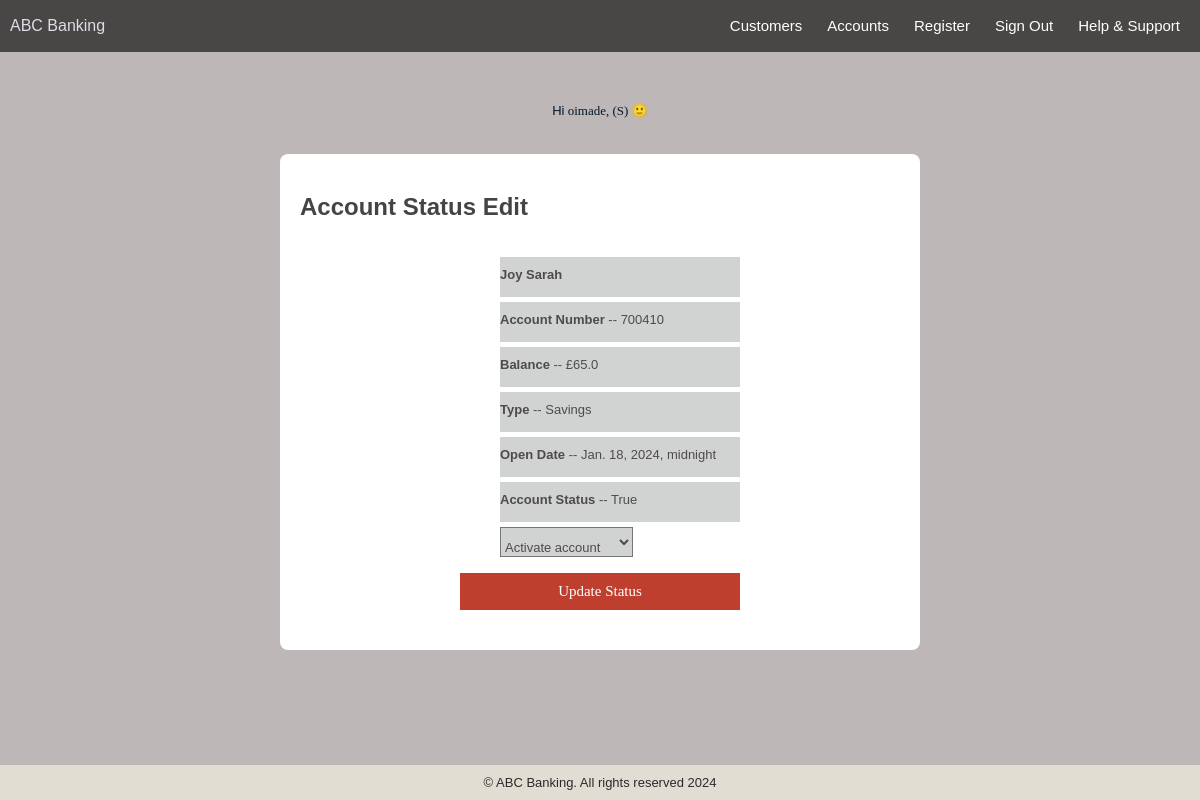
Screenshot of /Bank_app/accedit13 (signed in) with the database file from the repository.
### Bank_app/models.py (models this page shows)
class Account(models.Model):
    aDate = models.DateTimeField()
    status = models.BooleanField(default=False)
    accountNumber = models.IntegerField()
    balance = models.FloatField()
    accountType = models.CharField(max_length=20)
    accountCount = models.IntegerField()
    aUser = models.ForeignKey(User, on_delete=models.CASCADE)

### Bank_app/views.py (the view, shortened to what this page needs)
# urls.py: path("accedit<int:accid>", views.Account_Edit.as_view(), name="accountedit"),
@method_decorator(login_required(login_url='adminpg'), name='dispatch')
class Account_Edit(View):
    def get(self, request, accid):
        account_to_edit = Account.objects.all().get(aUser=accid)
        return render(request, "Bank_app/account_status_edit.html", {"account_to_edit": account_to_edit})

### Bank_app/templates/Bank_app/account_status_edit.html (shortened to what this page needs)
{% load static %}
<!DOCTYPE html>
<html lang="en">
<head>
    <link rel="stylesheet" type="text/css" href="{% static "Bank_app/ui.css" %}">
</head>
<body>
    {% include 'Bank_app/header.html' %}
    {% include 'Bank_app/normal_super_user.html' %}
    <div id="main-container">
        <h2>Account Status Edit</h2>
        <div class="register-div">
         <form method="POST" action="">
          <ul>
            <li class="display_text"><b>{{ account_to_edit.aUser.first_name}}</b></li>
            <li class="display_text"><b>Account Number</b> -- {{ account_to_edit.accountNumber}}</li>
            <li class="display_text"><b>Balance</b> -- £{{ account_to_edit.balance}} </li>
            <li class="display_text"><b>Type</b> -- {{ account_to_edit.accountType}}</li>
            <li class="display_text"><b>Open Date</b> -- {{ account_to_edit.aDate}}</li>
            <li class="display_text"><b>Account Status</b> -- {{ account_to_edit.status}}</li>
              <select name="account_status" id="account_status" class="display_text">
                    <option value="1" class="display_text">Activate account</option>
              </select>
          </ul>
        <button style="background-color: rgb(190, 63, 46); color: #fff;padding: 10px;border: none;cursor: pointer;
        width: 100%;
        font-family: 'Arial Black';
        font-size: 15px;
        margin-bottom: 20px;">Update Status</button>
        </form>
       </div>
    </div>
    {% include 'Bank_app/footer.html' %}
</body>
</html>

### Bank_app/templates/Bank_app/normal_super_user.html
<p style="font-size: small; display: block; color: rgb(4, 24, 41);"> Hi<span style="font-family:Impact;">
    {% if request.user.is_superuser %}
        {{ request.user.username }}, (S)
    {% else %}
        {{ request.user.username }},
    {% endif %}
    &#128578;</span></p>

### Bank_app/static/Bank_app/ui.css (style rules this page uses)
body { background-color: rgb(190, 183, 183); margin: 0; padding: 0; display: flex; flex-direction: column; align-items: center; min-height: 100vh; }
#main-container { background-color: rgb(255, 255, 255); padding: 20px; border-radius: 8px; width: 80%; max-width: 600px; margin: 20px auto; }
h2 { font-family: 'Arial Black', sans-serif; color: #444443; }
.register-div { display: flex; flex-direction: column; width: 280px; margin: auto; }
p { font-family: Arial, Helvetica, sans-serif; text-align: justify; line-height: 1.5em; }
.display_text { width:auto; font-family: Arial, Helvetica, sans-serif; font-size: 13px; color: rgb(78, 75, 75); height: 30px; background-color: #d0d3d1; margin-bottom: 5px; display: block; padding-top: 10px; }
li { text-decoration: none; text-align: left; }

### rows the page displays
Account: aUser.first_name "Joy Sarah", accountNumber "700410", balance "65.0", accountType "Savings", aDate "Jan. 18, 2024, midnight", status "True"

### other values shown
{{ request.user.username }} "oimade"
